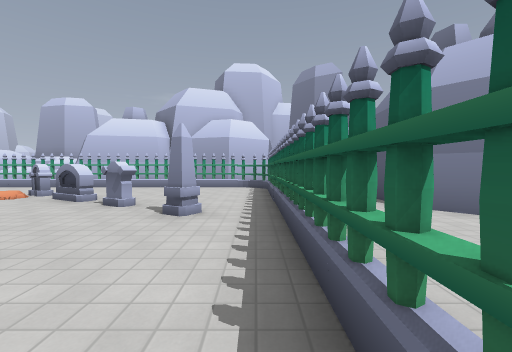
[1] (above)

16 first-person views from a walk through a Godot game level. The camera is 1.3 m above the floor, tilts 2° down and sees 90° across. The floor is counted in squares, 2 m on a side. Each view is taken from the middle of a square. On the plan, view 1 faces up. The plan holds only what a view shows up to about 9 squares ahead; the rest is blank. The place goes on beyond the plan. Some surface patterns are stand-ins.

[2]
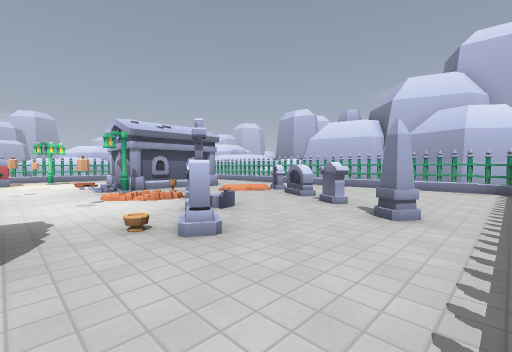

[3]
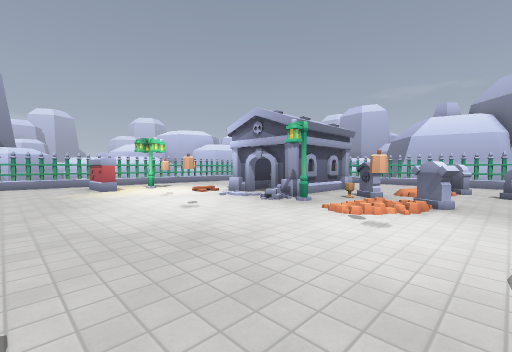

[4]
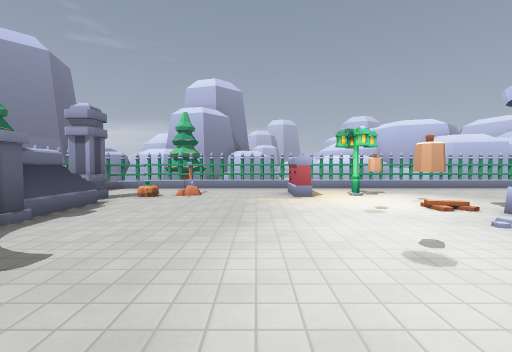

[5]
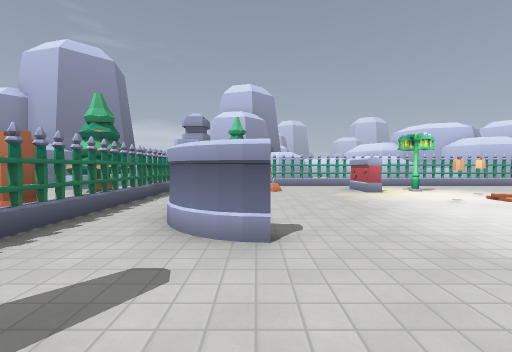

[6]
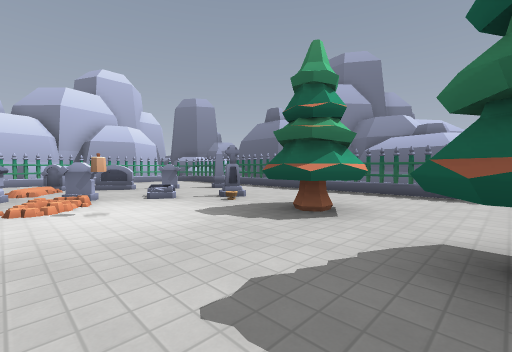

[7]
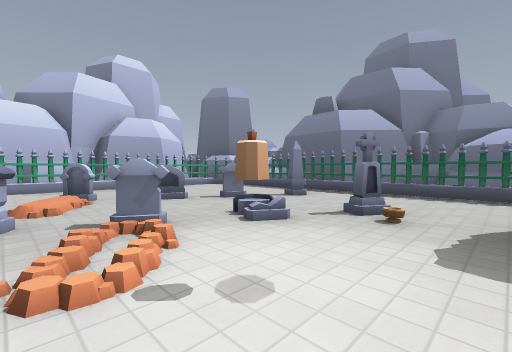

[8]
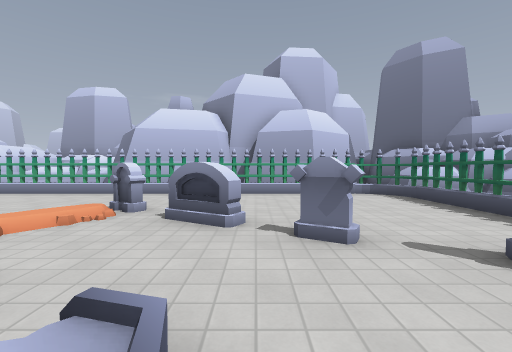

[9]
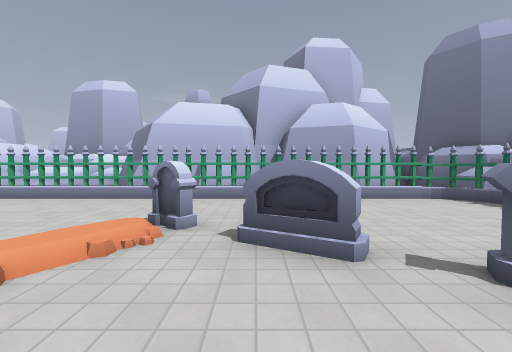

[10]
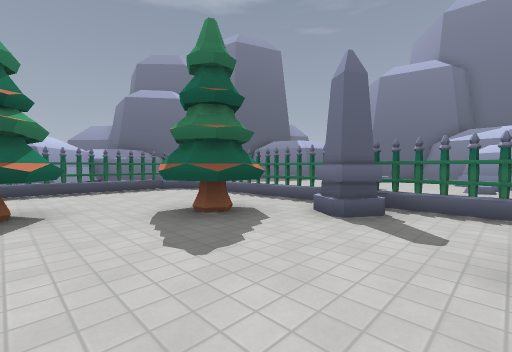

[11]
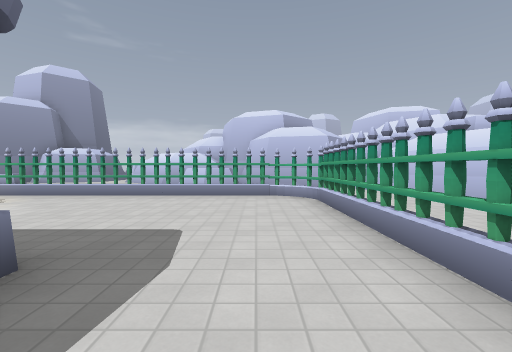

[12]
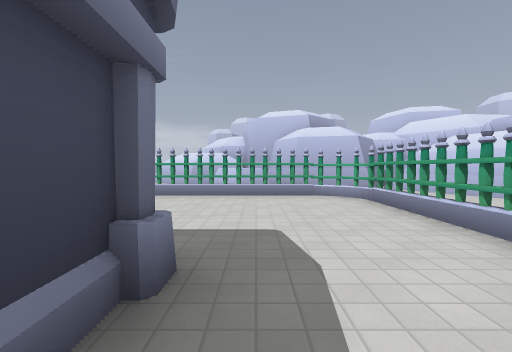

[13]
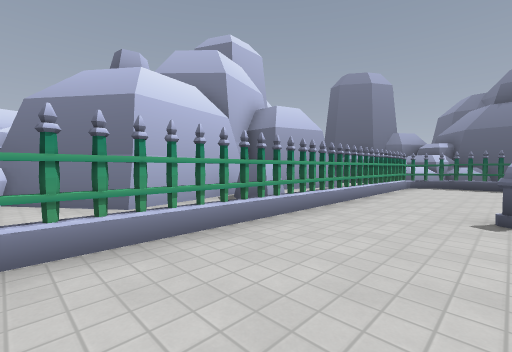

[14]
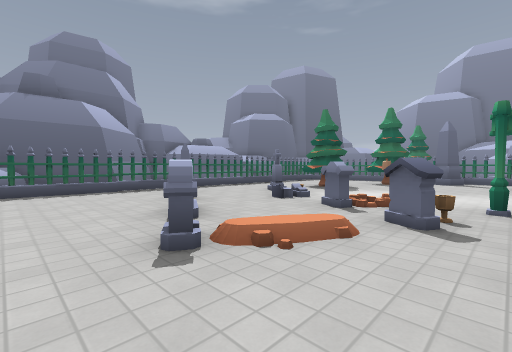

[15]
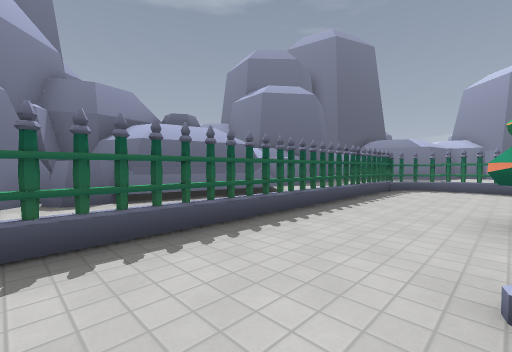

[16]
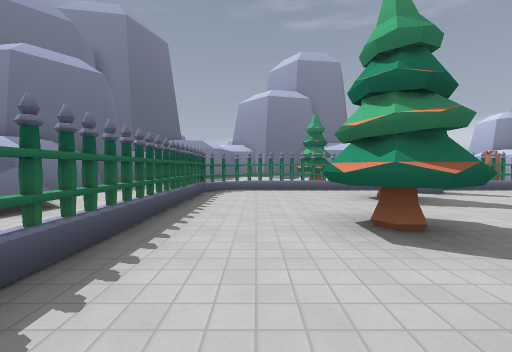

### Floor plan
Key: @ floor where view 1 was taken; # wall or solid block; x gap in a wall; . floor; / step, stairs or slope; = window, fence, low wall or low ledge; ^ raised ledge; T tombstone; P pillar; I pine tree; O other object.
Columns run from 16 left of view 1 to 3 right of it. Each row starts with its distance up from view 1.
 11 ####    ###########
 10 #..... .###^..## ##
  9 #  ===x=  =#==   ^#
  8 # x.............#^##
  7   x...............^#
  6 ^ #........T.....=.#
  5 ^ x....##...T....x.#
  4   x....##x^...O#.=.#
  3   x....##.OO.....=.#
  2   x..O///##......=.^
  1   x........O.#...x.#
  0   #.#...O....x..@=.#
 -1   x..........##.. =#
 -2   x.............. =#
 -3   x.O...#...II...=.#
 -4   #..P###..#I....=.#
 -5   x........#....# .=
 -6     #.x ==x =xx=
 -7   ####.
 -8   ^^ #

Where each view was taken, in squares from view 1:
view 1: 0 up, 0 right, facing up
view 2: 0 up, 0 right, facing up-left
view 3: 2 down, 4 left, facing up-left
view 4: 1 down, 6 left, facing left
view 5: 3 down, 5 left, facing left
view 6: 3 down, 6 left, facing up-right
view 7: 0 up, 6 left, facing up-right
view 8: 2 up, 3 left, facing up
view 9: 3 up, 4 left, facing up
view 10: 1 down, 7 left, facing down-right
view 11: 7 up, 8 left, facing left
view 12: 6 up, 8 left, facing left
view 13: 6 up, 9 left, facing up-right
view 14: 7 up, 7 left, facing down-right
view 15: 3 up, 2 left, facing down-right
view 16: 2 up, 1 left, facing down
